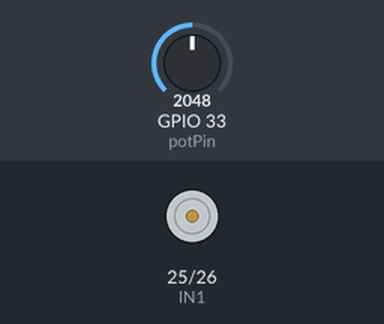
Simulated run of this sketch. Board: ESP32. On the bench: motor-driver pin pairs drawn as motors (green arrow = first pin HIGH = forward, orange = second pin HIGH = backward, longer = more drive). The test bench sets the inputs (shaded band); at power-on: GPIO 33 (potPin) = 2048.

Above: at 1.2 s.
1.3 s: GPIO 33 (potPin) set to 2226
At 1.8 s:
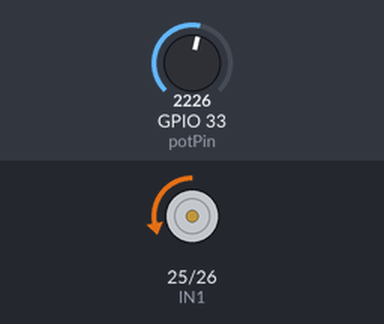
2.8 s: GPIO 33 (potPin) set to 2866
At 4.0 s:
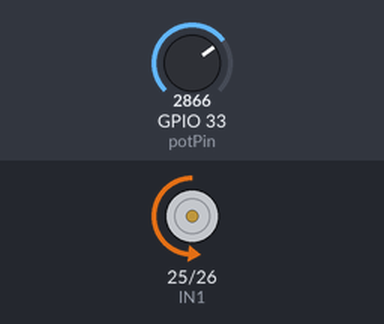
4.3 s: GPIO 33 (potPin) set to 3603
At 5.3 s:
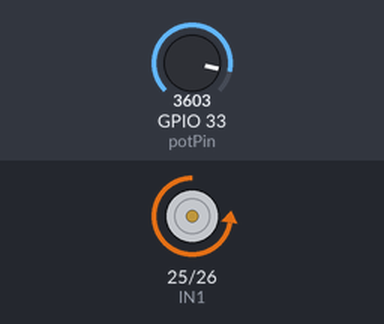
5.8 s: GPIO 33 (potPin) set to 1228
At 6.4 s:
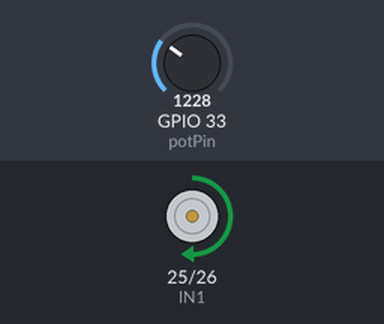
7.3 s: GPIO 33 (potPin) set to 491
At 8.7 s:
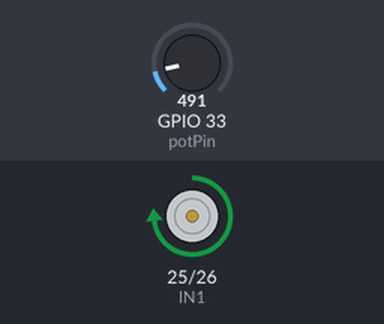
Timing chart, 0 to 9.8 s (numbered marks = the images above; inputs shaded):
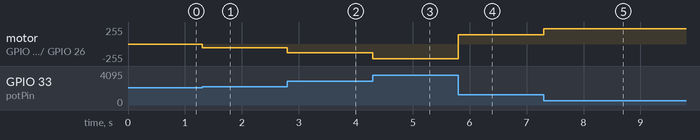

The sketch:

Listing13-5.ino
```cpp
/*******************************************************************************
 * Sketch name: Motor driver control
 * Description:
 * Created on:  February 2023
 * Author:      Neil Cameron
 * Book:        ESP32 Communication
 * Chapter :    13 - Remote control motors
 ******************************************************************************/

int IN1 = 25, IN2 = 26;          // control input pins
int LEDC1 = 1, LEDC2 = 2;       // ledc channels
int pot, potPin = 33;         // potentiometer pin
int minPot = 220, maxPot = 3100;    // min and max potentiometer voltages
int minDuty = 50, maxDuty = 255;    // min and maximum scaled duty cycle
int buffer = 100;           // buffer > noise level
int freq = 1000, resol = 8;       // square wave freq, 8-bit PWM
float neutral, aHigh, aLow, b;      // regression coefficients
int duty, chan, chanNull;

void setup()
{
  ledcAttachPin(IN1, LEDC1);        // allocate ledc channels
  ledcAttachPin(IN2, LEDC2);
  ledcSetup(LEDC1, freq, resol);      // PWM frequency and resolution
  ledcSetup(LEDC2, freq, resol);
  neutral = (maxPot + minPot)/2.0;      // middle of potentiometer range
  b = (maxDuty - minDuty)/((maxPot - minPot)/2.0 - buffer);
  aHigh = maxDuty - b * maxPot;     // regression coefficients for high
  aLow  = maxDuty + b * minPot;     // and low potentiometer voltages
}

void loop()
{
  pot = analogReadMilliVolts(potPin);   // potentiometer voltage
  pot = constrain(pot, minPot, maxPot);   // constrained between limits
  motor();              // call motor function
}

void motor()      // function to control direction and speed of rotation
{             // high or low potentiometer voltage
  if(pot >= neutral + buffer) duty = round(aHigh + b * pot);
  else if(pot <= neutral - buffer) duty = round(aLow  - b * pot);
  else duty = 0;          // potentiometer voltage in neutral zone
  chan = 1 + int(pot/neutral);      // channel with PWM signal
  chanNull = 3 - chan;
  ledcWrite(chan, duty);        // generate PWM signal
  ledcWrite(chanNull, 0);       // channel with no signal
}
```

Measured:
- the behaviour switches between 2183 and 2184 on GPIO 33 (potPin) (found by bisection; images 0 and 1)
- after the input at 1.3 s, motor on GPIO 25 (IN1) / GPIO 26 (IN2): stopped → backward 55/255 at once
- after the input at 2.8 s, motor on GPIO 25 (IN1) / GPIO 26 (IN2): backward 55/255 → backward 133/255 at once
- after the input at 4.3 s, motor on GPIO 25 (IN1) / GPIO 26 (IN2): backward 133/255 → backward 224/255 at once
- after the input at 5.8 s, motor on GPIO 25 (IN1) / GPIO 26 (IN2): backward 224/255 → forward 136/255 at once
- after the input at 7.3 s, motor on GPIO 25 (IN1) / GPIO 26 (IN2): forward 136/255 → forward 227/255 at once
